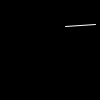
Frame 1 (no input)
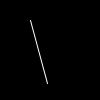
Frame 60 (the mouse pressed at the canvas centre just before this capture)
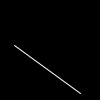
Frame 120 (the mouse held since frame 60 and released just before this capture)

The Processing sketch that drew these frames (run headless with seeded random() and noise(); from frame 60 on, the mouse is pressed at the canvas centre):

// Processing sketch: linea4
// ── linea4.pde
//Práctica 00: Calentando motores
//04
//line()

//Taller "Identidad generativa con Processing"
//Imparte: Julián Pérez - info@julian-perez.com  
//Escuela de verano 2019 - Escuela de diseño Arte Diez - Madrid

void setup() {
  background(0);
  //frameRate(5);
}

void draw() {
  background(0);
  stroke(255);
  line(round(random(width)), round(random(height)), round(random(width)), round(random(width)));
}
